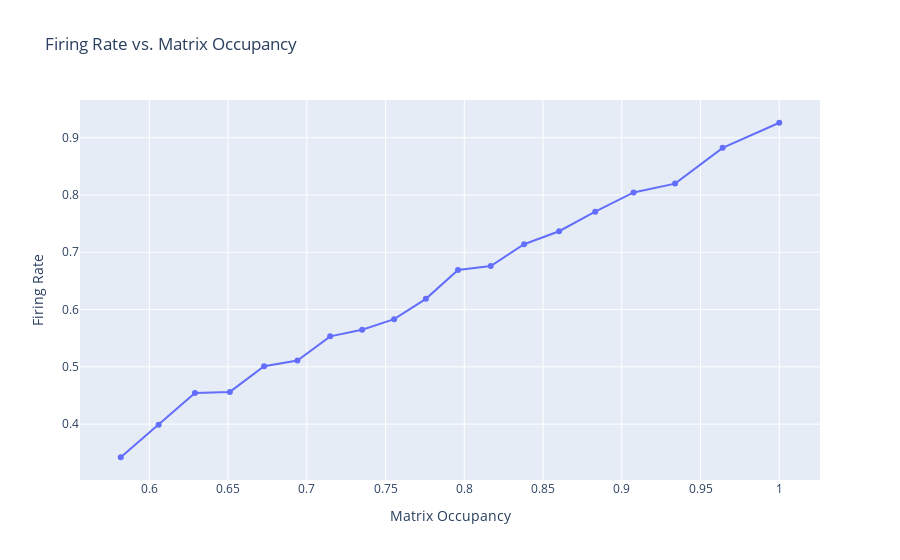

Here is the notebook cell this chart was saved with:
### Code cell
fig3 = go.Figure()
    
fig3.add_trace(go.Scatter(x=matrix_usage, y=firing_rates))

fig3.update_layout(title="Firing Rate vs. Matrix Occupancy",
                  xaxis_title="Matrix Occupancy",
                  yaxis_title="Firing Rate")

### Figure 1 — Plotly figure (JSON) as saved in the notebook; plotly's stock layout.template omitted (floating-point values rounded to 4 significant figures)
{"data": [{"type": "scatter", "x": [1, 0.9641, 0.9338, 0.9075, 0.8831, 0.8602, 0.838, 0.8168, 0.796, 0.7756, 0.7554, 0.7351, 0.7148, 0.694, 0.6729, 0.6511, 0.6289, 0.6059, 0.5818], "y": [0.9261, 0.8823, 0.8199, 0.8045, 0.7709, 0.7367, 0.714, 0.6758, 0.669, 0.6187, 0.5833, 0.5646, 0.5532, 0.5111, 0.5011, 0.4563, 0.4543, 0.3989, 0.3422]}], "layout": {"title": {"text": "Firing Rate vs. Matrix Occupancy"}, "xaxis": {"title": {"text": "Matrix Occupancy"}}, "yaxis": {"title": {"text": "Firing Rate"}}}}
